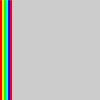
Frame 1 (no input)
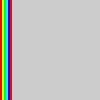
Frame 60 (the mouse pressed at the canvas centre just before this capture)
Frame 120 (the mouse held since frame 60 and released just before this capture): identical to frame 60, image omitted

The Processing sketch that drew these frames (run headless with seeded random() and noise(); from frame 60 on, the mouse is pressed at the canvas centre):

// Processing sketch: stroke
// ── stroke.pde
void setup()
{
  size(100,100);
}

void draw()
{
  stroke(255,0,0);
  line(0,0,0,100);
  line(1,0,1,100);
  stroke(255,255,0);
  line(2,0,2,100);
  line(3,0,3,100);
  stroke(0,255,0);
  line(4,0,4,100);
  line(5,0,5,100);
  stroke(0,255,255);
  line(6,0,6,100);
  line(7,0,7,100);
  stroke(0,0,255);
  line(8,0,8,100);
  line(9,0,9,100);
  stroke(255,0,0);
  line(10,0,10,100);
  line(11,0,11,100);
}
